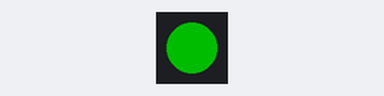
The program below on a simulated CircuitPython board. On the bench: 1 RGB LEDs in strip order, left to right. Dim RGB values are drawn brighter than linear; files the program writes start out absent; what the program prints to the serial console is not drawn.

Above: at 0.1 s.
At 38.5 s:
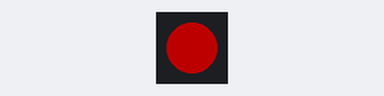
Timing chart, 0 to 40.0 s (numbered marks = the images above):
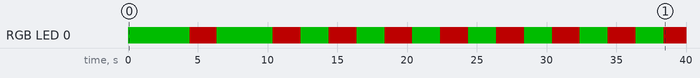

Measured:
- by itself, RGB LED 0: goes RGB(0, 76, 0) 4.4 s, RGB(76, 0, 0) 1.9 s, RGB(0, 76, 0) 4.0 s, 7 × (RGB(76, 0, 0) 2.0 s, RGB(0, 76, 0) 2.0 s), then RGB(76, 0, 0)

The program:

code.py
```python
# prime v5.2 2023-12-11 for esp32c3
# cycles through limits and writes to the filesystem

import math, time, digitalio, board, os, neopixel

scope = [100, 1000, 10000, 100000, 1000000, 10000000, 25000000, 100000000, 1000000000]
reference = [25, 168, 1229, 9592, 78498, 664579, 1565927, 5761455, 123456789]
time_calc = [0, 0, 0, 0, 0, 0, 0, 0, 0]

led = neopixel.NeoPixel(board.NEOPIXEL, 1)
led.brightness = 0.3
RED   = (255, 0, 0)
GREEN = (0, 255, 0)
led[0] = RED

def is_prime(number):
    global found
    flag_prime = 1
    for divider in range(3, int(math.sqrt(number)) + 1, 2):
        if number % divider == 0:
            flag_prime = 0
            break
    return flag_prime

def find_primes(largest):
    global primes
    global found
    for number in range(11, largest + 1, 2):
        if is_prime(number) > 0:
            found += 1
            primes.append(number)

def is_prime_fast(number):
    global found
    flag_prime = 1
    largest_divider = int(math.sqrt(number)) + 1
    for divider in primes:
        if number % divider == 0:
            flag_prime = 0
            break
        if divider > largest_divider:
            break
    return flag_prime

def elapsed_time(seconds):
    hours = int(seconds/3600)
    minutes = int(seconds/60 - hours*60)
    sec = int(seconds - minutes*60 - hours*3600)
    return(f"{hours}h {minutes}min {sec}s")

def lightshow():
    led[0] = (255, 0, 0)
    time.sleep(0.5)
    led[0] = (0, 255, 0)
    time.sleep(0.5)
    led[0] = (0, 0, 255)
    time.sleep(0.5)

if __name__ == "__main__":
    for i in range(len(scope)):
        last = scope[i]
        found = 4              # we start from 11, know 2, 3, 5, 7
        primes = [3, 5, 7]     # exclude 2 since we only test odd numbers
        print(f"\nPrime numbers to {last} in v5.2")
        start = time.monotonic()
        dot = start
        column = 1
        largest_divider = int(math.sqrt(last))
        if largest_divider % 2 == 0:
            largest_divider += 1
        print(f'First find prime dividers up to {largest_divider}.')
        find_primes(largest_divider)
        print(f'Found {found} primes, now use them als dividers.')
        for number in range(largest_divider + 2, last, 2):
            found += is_prime_fast(number)
            if (time.monotonic() - dot) > 2:
                print(".", end="")
                dot = time.monotonic()
                column += 1
                if column % 2 == 0:
                    led[0] = GREEN
                else:
                    led[0] = RED
                if column > 30:
                    t = elapsed_time(time.monotonic() - start)
                    print(f" {t} - {number} {int(number*100/last)}% ")
                    column = 1
        duration = time.monotonic() - start
        led[0] = RED
        print(f'This took: {duration} seconds. {elapsed_time(duration)}')
        print(f'Found {found} primes.')
        filename = "/" + str(last) + ".txt"
        try:
            with open(filename, "w") as fp:
                fp.write(board.board_id)
                fp.write(f'\nPrimes to {last} took {duration} seconds. {elapsed_time(duration)}')
                fp.write(f'\nFound {found} primes. Should be {reference[i]}.')
                print('Exported to filesystem ')
                led[0] = GREEN
        except:
            print("Can't write to the filesystem. Press reset and after that the boot button in the first 5 seconds")
            led[0] = RED
        #print(f'Primes to {last} took {(end - start)} seconds.')
        #print(f'Found {found} primes. Should be {reference[i]}.')
        time_calc[i] = duration
    print('\nWrite summary')
    try:
        with open("summary.txt", "w") as fp:
            fp.write(f'Primes calculation in Circuitpython v5.2 2023/12/11\n')
            fp.write(board.board_id)
            fp.write('\n last       time in seconds\n')
            for i in range(len(time_calc)):
                fp.write(f' {scope[i]}   {time_calc[i]}\n')
            print('Exported to filesystem ')
    except:
        print("Can't write to the filesystem. Press reset and after that the boot button in the first 5 seconds")


while True:
    lightshow()
```
